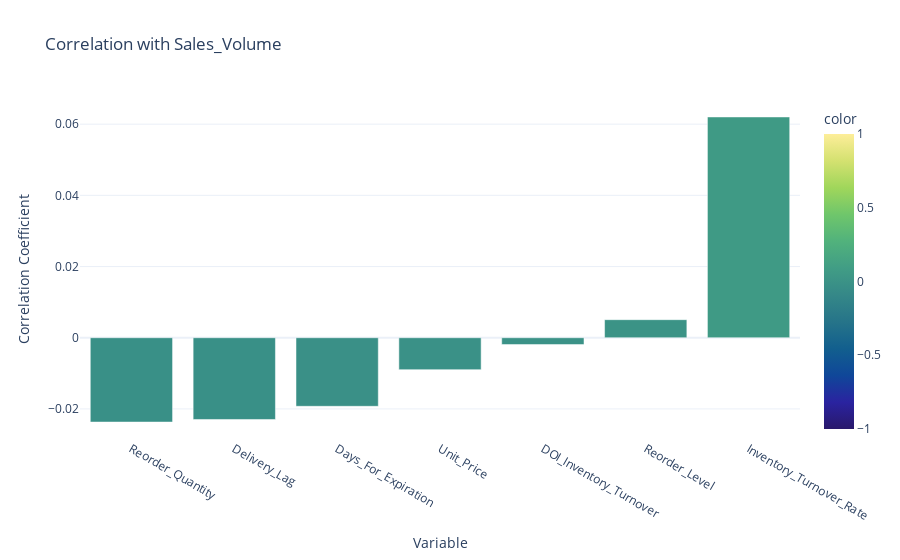

Here is the notebook cell this chart was saved with:
### Code cell
# Create a bar chart for correlations with Sales_Volume
fig_sales = px.bar(correlation_with_targets['Sales_Volume'].sort_values(),
                  title='Correlation with Sales_Volume',
                  labels={'value': 'Correlation Coefficient', 'index': 'Variable'},
                  color=correlation_with_targets['Sales_Volume'].sort_values(),
                  color_continuous_scale='haline',  # Blue-green color scale
                  range_color=[-1, 1])              # Fixed color range from -1 to +1

# Remove legend for cleaner visualization
fig_sales.update_layout(showlegend=False)

# Display the interactive bar chart
fig_sales.show()

### Figure 1 — Plotly figure (JSON) as saved in the notebook; plotly's stock layout.template omitted (floating-point values rounded to 4 significant figures)
{"data": [{"alignmentgroup": "True", "hovertemplate": "Variable=%{x}<br>Correlation Coefficient=%{y}<br>color=%{marker.color}<extra></extra>", "legendgroup": "", "marker": {"color": [-0.02369, -0.02297, -0.01927, -0.008968, -0.001923, 0.005078, 0.06203], "coloraxis": "coloraxis", "pattern": {"shape": ""}}, "name": "", "offsetgroup": "", "orientation": "v", "showlegend": false, "textposition": "auto", "type": "bar", "x": ["Reorder_Quantity", "Delivery_Lag", "Days_For_Expiration", "Unit_Price", "DOI_Inventory_Turnover", "Reorder_Level", "Inventory_Turnover_Rate"], "xaxis": "x", "y": [-0.02369, -0.02297, -0.01927, -0.008968, -0.001923, 0.005078, 0.06203], "yaxis": "y"}], "layout": {"barmode": "relative", "coloraxis": {"cmax": 1, "cmin": -1, "colorbar": {"title": {"text": "color"}}, "colorscale": [[0, "rgb(41, 24, 107)"], [0.09091, "rgb(42, 35, 160)"], [0.1818, "rgb(15, 71, 153)"], [0.2727, "rgb(18, 95, 142)"], [0.3636, "rgb(38, 116, 137)"], [0.4545, "rgb(53, 136, 136)"], [0.5455, "rgb(65, 157, 133)"], [0.6364, "rgb(81, 178, 124)"], [0.7273, "rgb(111, 198, 107)"], [0.8182, "rgb(160, 214, 91)"], [0.9091, "rgb(212, 225, 112)"], [1, "rgb(253, 238, 153)"]]}, "legend": {"tracegroupgap": 0}, "showlegend": false, "title": {"text": "Correlation with Sales_Volume"}, "xaxis": {"anchor": "y", "domain": [0, 1], "title": {"text": "Variable"}}, "yaxis": {"anchor": "x", "domain": [0, 1], "title": {"text": "Correlation Coefficient"}}}}
